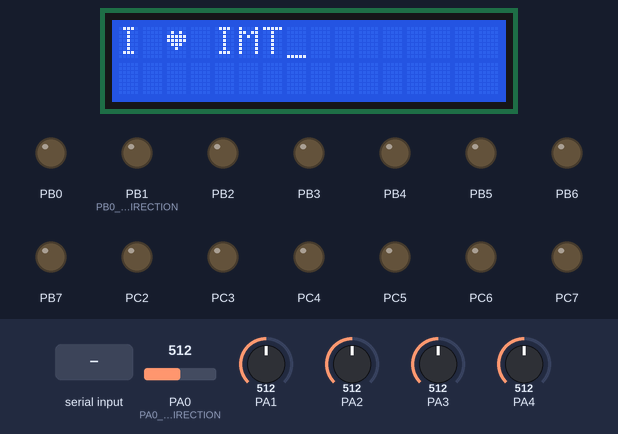
Bench run of a program on a simulated ATmega32, built with avr-gcc and emulated at 8 MHz. Shown: 16×2 character LCD, output pins drawn as LEDs (lit = HIGH). Wiring (inferred from the names in the program): PCF8574 port expander at I2C address 0x27. Wiring (inferred from the signals the program sends): character LCD (HD44780): RS Q0; E Q2; backlight Q3; data Q4, Q5, Q6, Q7. Inputs (shaded band) come from the test bench; at power-on: PA0 (PA0_INITIAL_DIRECTION) = 512, PA1 = 512, PA2 = 512, PA3 = 512, PA4 = 512. The character LCD is taken to start in 4-bit mode; what the program prints to the serial monitor is not drawn.

Above: at 0.3 s.
10.4 s: "1\n" received over Serial
At 10.8 s:
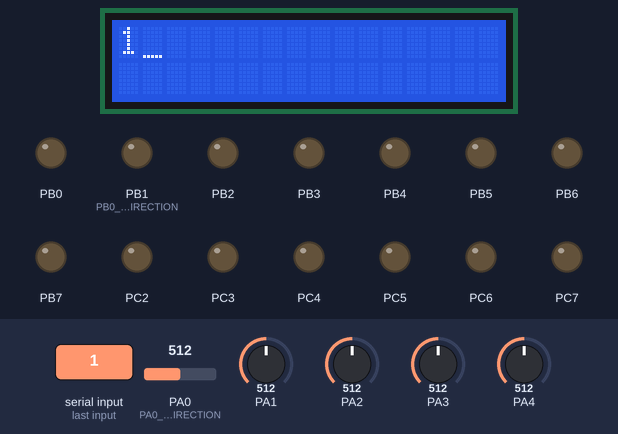
Timing chart, 0 to 13.4 s (numbered marks = the images above; inputs shaded):
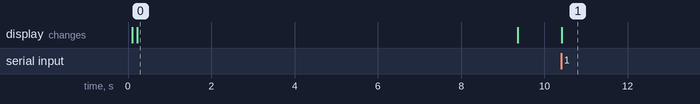

Measured:
- after the input at 10.4 s, the display: changes at once (image 1)
- what the display in image 0 shows lasts 9.2 s, from 0.2 s to 9.4 s

The program:

main.c
```c
#include <util/delay.h>
#include "LIB/STD_TYPES.h"
#include "LIB/BIT_MATH.h"
#include "LIB/TEXT_TRANSLATOR.h"
#include "HAL/FLEX_SENSOR/FLEX_SENSOR_Interface.h"
#include "MCAL/ADC/ADC_Interface.h"
#include "HAL/LCDI2C/LCDI2C_Interface.h"
#include "MCAL/TIMERS/TIMERS_Interface.h"
#include "MCAL/GI/GI_interface.h"
#include "MCAL/UART/UART_Interface.h"
#include "MCAL/DIO/DIO_Interface.h"
#define fixed_resistor 100000
#define Vin 5000

#define F_CPU 8000000UL
#define ISBEND(value, threshold) ((value) > (threshold) ? 1 : 0)
#define ISEQUAL(value, value2) ((value) == (value2) ? 1 : 0)
#define TO_BINARY(b1, b2, b3, b4, b5) \
    (((b1) << 4) | ((b2) << 3) | ((b3) << 2) | ((b4) << 1) | (b5))

struct DictionaryEntry dictionary[] = {
	//1 bended
	//0 flexed
    {0b00000, "mohamed"},
    {0b00001, "banana"},
    {0b00010, "orange"},
    {0b00011, "is"},
    {0b00100, "kiwi"},
    {0b00101, "pear"},
    {0b00110, "melon"},
    {0b00111, "name"},
    {0b01000, "You"},
    {0b01001, "lime"},
    {0b01010, "blueberry"},
    {0b01011, "strawberry"},
    {0b01100, "raspberry"},
    {0b01101, "blackberry"},
    {0b01110, "pineapple"},
    {0b01111, "my"},
    {0b10000, "watermelon"},
    {0b10001, "peach"},
    {0b10010, "plum"},
    {0b10011, "apricot"},
    {0b10100, "nectarine"},
    {0b10101, "fig"},
    {0b10110, "pomegranate"},
    {0b10111, "coconut"},
    {0b11000, "kiwi"},
    {0b11001, "grapefruit"},
    {0b11010, "papaya"},
    {0b11011, "avocado"},
    {0b11100, "cantaloupe"},
    {0b11101, "honeydew"},
    {0b11110, "dragonfruit"},
    {0b11111, "Hello"},
};

u8 GET_STATS();
void Timer0_CTC();
u16 local_u16DigitalValue, local_u16AnalogValue;
u8 hand_analog_reads[5];
u8 pre_stats=0,stats=0;


int main (void)
{
	MDIO_voidInit();
	MADC_voidInit();
	MGI_voidEnable();
	LCD_init();
	LCD_displayString("I ");
	LCD_displayCharacter(0);
	LCD_displayString(" IMT");
	_delay_ms(3000);
	MTIMER0_voidSetCTCCallback(Timer0_CTC);
	MTIMER0_voidInit();
	MUART_voidInit();
	while(1)
	{

	}
}


u8 GET_STATS(){
	// Read in mv
	for (u8 i=0;i<5;i++){
		local_u16DigitalValue = MADC_u16GetDigitalvalue(i);
		local_u16AnalogValue  = (local_u16DigitalValue * 5000UL) / 1024;
		hand_analog_reads[i]=HFLEX_SENSOR_CALCULATE_RES(local_u16AnalogValue,Vin,fixed_resistor)/1000;

	}
	stats = TO_BINARY(
	    ISBEND(hand_analog_reads[0], 25),
	    ISBEND(hand_analog_reads[1], 25),
	    ISBEND(hand_analog_reads[2], 25),
	    ISBEND(hand_analog_reads[3], 25),
	    ISBEND(hand_analog_reads[4], 25)
		);
	return stats;
}


void Timer0_CTC() {
    static u16 counter = 0;
    counter++;
    u8 *text;
    u8 *receiver;

    if (counter == 30000) {//10000=2 seconds
        counter = 0;
        stats = GET_STATS();

        switch (ISEQUAL(stats, pre_stats)) {
            case 1:
            	//do nothing as nothing occured
                break;
            case 0:
                text = lookupWord(stats, dictionary, 32);
                LCD_clearScreen();
                MUART_voidSendStringSyncBlocking(text);
                receiver = MUART_u8ReadStringSyncBlocking();

                if (receiver) {
                            LCD_displayString(receiver);

                }
                else {
                    LCD_displayString("Error");
                }

                free(receiver);
                pre_stats = stats;
                break;
        }
    }
}
```

LDCI2C_CFG.h
```c
#ifndef _LCD_CFG_

#define LCD_RS_PIN_ID                  0
#define LCD_RW_PIN_ID                  1
#define LCD_E_PIN_ID                   2
//LCD COMMANDS:
#define LCD_GO_TO_HOME                 	0x02
#define LCD_CLEAR_COMMAND              	0x01
#define LCD_BACKLIGHT					0x08
#define LCD_CGRAM_START          		0x40
#define LCD_SET_CURSOR_LOCATION  		0x80

#define slave_address_fixed_bits	0x27 << 1		//0x20 as A0=A1=A2=0
#endif
```

FLEX_SENSOR_Interface.h
```c
#ifndef FLEX_SENSOR_INTERFACE_H_
#define FLEX_SENSOR_INTERFACE_H_

u16 HFLEX_SENSOR_CALCULATE_RES(u16 Voutput,u16 Vinput,u32 fixed_resistance);


#endif
```

FLEX_SENSOR_PROGRAM.c
```c
#include "../../LIB/STD_TYPES.h"


u16 HFLEX_SENSOR_CALCULATE_RES(u16 Voutput,u16 Vinput,u32 fixed_resistance){
	//voltage divider equationg is
	//Vout=Vin*(R2/(R1+R2) where R1 is the flex
	//hence
	//flex resestince = (fixed resistance * (Vin - Vout)) / Vout
	u16 flex=(fixed_resistance*(Vinput-Voutput))/Voutput;
	return flex;
}
```

LCDI2C_Interface.h
```c
#ifndef LCD_H_
#define LCD_H_

#include "../../LIB/STD_TYPES.h"


#define ERROR 							0
#define SUCCESS 						1


//read an write for i2c
#define	WRITE							0
#define READ							1

static u8 PCF8574_write(u8 data);
void LCD_init(void);
void LCD_sendWithHighEn();
void LCD_sendWithLowEn();
void LCD_sendCommand(u8 command);
void LCD_displayCharacter(u8 data);
void LCD_displayString(const u8 *Str);
void LCD_clearScreen(void);
void LCD_Heart(void);

#endif /* LCD_H_ */
```

LCDI2C_program.c
```c
#include <util/delay.h>
#include "../../LIB/BIT_MATH.h"
#include "../../MCAL/I2C/TWI_interface.h"
#include "LCDI2C_Interface.h"
#include "LDCI2C_CFG.h"


u8 global_LCD=0;//performs like a buffer

static u8 PCF8574_write(u8 data)
{
	_delay_ms(1);
	data|=LCD_BACKLIGHT;//doesn't affect the data as the backlight pin is not connected to LCD
	TWI_start();
	if (TWI_getStatus() != TWI_START)
		return ERROR;

	TWI_writeByte((slave_address_fixed_bits) | WRITE);
	if (TWI_getStatus() != TWI_MT_SLA_W_ACK)
		return ERROR;

	TWI_writeByte(data);
	if (TWI_getStatus() != TWI_MT_DATA_ACK)
			return ERROR;

	TWI_stop();

	return SUCCESS;
}

void LCD_init(void)
{
	_delay_ms(30);
	TWI_init();
	LCD_HEART();
	LCD_sendCommand(LCD_GO_TO_HOME);//--- Return to Home
	LCD_sendCommand(0x0E);//use it for simulation only (different screen)
	LCD_sendCommand(LCD_CLEAR_COMMAND);				//--- Clear LCD


}


void LCD_sendWithHighEn(){
	SET_BIT(global_LCD,LCD_E_PIN_ID);
	PCF8574_write(global_LCD);
	_delay_ms(1);

}
void LCD_sendWithLowEn(){

		CLR_BIT(global_LCD,LCD_E_PIN_ID);
		PCF8574_write(global_LCD);
		_delay_ms(1);
}
void LCD_sendCommand(u8 command)
{
	//COMMAND MODE
	_delay_ms(1);
	CLR_BIT(global_LCD,LCD_RS_PIN_ID);
	CLR_BIT(global_LCD,LCD_RW_PIN_ID);
	LCD_sendWithHighEn();
	//high 4 bits
	global_LCD = (global_LCD & 0x0F) | (command & 0xF0);
	LCD_sendWithHighEn();
	LCD_sendWithLowEn();
	//low 4 bits
	global_LCD = (global_LCD & 0x0F) | ((command & 0x0F) << 4);
	LCD_sendWithHighEn();
	LCD_sendWithLowEn();
}


void LCD_displayCharacter(u8 data)
{//SAME as command but we set RS_PIN ->1
	_delay_ms(1);
	//DATA MODE
	SET_BIT(global_LCD,LCD_RS_PIN_ID);
	CLR_BIT(global_LCD,LCD_RW_PIN_ID);
	//high 4 bits
	global_LCD = (global_LCD & 0x0F) | (data & 0xF0);
	LCD_sendWithHighEn();
	LCD_sendWithLowEn();
	//LOW 4 bits
	global_LCD = (global_LCD & 0x0F) | ((data & 0x0F) << 4);
	LCD_sendWithHighEn();
	LCD_sendWithLowEn();
}


void LCD_displayString(const u8 *Str)
{
	u8 i = 0;
	while(Str[i] != '\0')
	{
		LCD_displayCharacter(Str[i]);
		i++;
	}

}


void LCD_clearScreen(void)
{
	LCD_sendCommand(LCD_CLEAR_COMMAND); /* Send clear display command */
}


void LCD_HEART(void) {
    // Custom character data for heart shape
    const u8 heartCharMap[8] = {
        0b00000,
        0b01010,
        0b11111,
        0b11111,
        0b01110,
        0b00100,
        0b00000,
		0b00000
    };

    LCD_sendCommand(LCD_CGRAM_START);

    // Load the custom character data into CGRAM
    for (u8 i = 0; i < 8; ++i) {
        LCD_displayCharacter(heartCharMap[i]);
    }
}
```

BIT_MATH.h
```c
#ifndef _BIT_MATH_H
#define _BIT_MATH_H

#define SET_BIT(Reg, bitnum)       (Reg |=1<<bitnum)
#define CLR_BIT(Reg, bitnum)       (Reg &=~(1<<bitnum))
#define GET_BIT(Reg, bitnum)       ((Reg>>bitnum)& 0x01)
#define TOGGLE_BIT(Reg, bitnum)    (Reg ^=(1<<bitnum))

#define SET_BYTE(Reg,value)              ( Reg = value )

#define Conc_help(b7,b6,b5,b4,b3,b2,b1,b0) 0b##b7##b6##b5##b4##b3##b2##b1##b0
#define CONC_BIT(b7,b6,b5,b4,b3,b2,b1,b0) Conc_help(b7,b6,b5,b4,b3,b2,b1,b0)
#define BIT_IS_CLEAR(REG,BIT) ( !(REG & (1<<BIT)) )


#endif
```

STD_TYPES.h
```c
#ifndef _STD_TYPES_H
#define _STD_TYPES_H

typedef unsigned char      u8;
typedef unsigned short int u16;
typedef unsigned long  int u32;

typedef signed char        s8;
typedef signed short int   s16;
typedef signed long  int   s32;

typedef float              f32;
typedef double             f64;

typedef void(*pf)(void);
#define PIN0_ID                0
#define PIN1_ID                1
#define PIN2_ID                2
#define PIN3_ID                3
#define PIN4_ID                4
#define PIN5_ID                5
#define PIN6_ID                6
#define PIN7_ID                7
#endif
```

TEXT_TRANSLATOR.h
```c
#ifndef _TEXT_TRANSLATOR_H_
#define _TEXT_TRANSLATOR_H_
#include "STD_TYPES.h"

struct DictionaryEntry {
    u8 fingerCombination;
    u8* word;
};

u8* lookupWord(u8 fingerState, struct DictionaryEntry* dictionary, u8 dictionarySize);
u8* lookupWord(u8 fingerState, struct DictionaryEntry* dictionary, u8 dictionarySize) {

    for (int i = 0; i < dictionarySize; ++i) {

        if (dictionary[i].fingerCombination == fingerState) {
            return dictionary[i].word;
        }
    }
    return "Unknown"; // Return a default word for unknown combinations
}
#endif
```

ADC_Cfg.h
```c
#ifndef INCLUDE_MCAL_ADC_ADC_CFG_H_
#define INCLUDE_MCAL_ADC_ADC_CFG_H_


#endif /* INCLUDE_MCAL_ADC_ADC_CFG_H_ */
```

ADC_Interface.h
```c
#ifndef INCLUDE_MCAL_ADC_ADC_INTERFACE_H_
#define INCLUDE_MCAL_ADC_ADC_INTERFACE_H_


typedef enum{
	ADC0,
	ADC1,
	ADC2,
	ADC3,
	ADC4,
	ADC5,
	ADC6,
	ADC7,
}ADC_CHANNELS;

u16 MADC_u16GetDigitalvalue (ADC_CHANNELS A_AdcChannel);
void MADC_voidInit (void);

#endif /* INCLUDE_MCAL_ADC_ADC_INTERFACE_H_ */
```

ADC_Private.h
```c
#ifndef INCLUDE_MCAL_ADC_ADC_PRIVATE_H_
#define INCLUDE_MCAL_ADC_ADC_PRIVATE_H_

#define ADMUX  (*(volatile u8 *)0x27)
#define ADCSRA (*(volatile u8 *)0x26)
#define ADCH   (*(volatile u8 *)0x25)
#define ADCL   (*(volatile u8 *)0x24)

#define ADCLH  (*(volatile u16 *)0x24)

#define ADC_CHANNEL_MASK 0b11100000

#endif /* INCLUDE_MCAL_ADC_ADC_PRIVATE_H_ */
```

ADC_Program.c
```c
#include "../../LIB/STD_TYPES.h"
#include "../../LIB/BIT_MATH.h"

#include "ADC_Interface.h"
#include "ADC_Private.h"
#include "ADC_Cfg.h"


void MADC_voidInit (void)
{
	// 1 - Select AVCC with external capacitor at AREF pin
	SET_BIT(ADMUX,6);
	CLR_BIT(ADMUX,7);

	// 2 - Right Adjustment
	CLR_BIT(ADMUX,5);

	// 3 - Disable Auto Trigger
	CLR_BIT(ADCSRA,5);

	// 4 - Select CLK/64
	CLR_BIT(ADCSRA,0);
	SET_BIT(ADCSRA,1);
	SET_BIT(ADCSRA,2);

	// 5 - Enable ADC
	SET_BIT(ADCSRA,7);

}

u16 MADC_u16GetDigitalvalue (ADC_CHANNELS A_AdcChannel)
{
	u16 local_u16DigitalValue=0;
	if (A_AdcChannel <32)
	{
		// Clear the channel 5-bits
		ADMUX &= ADC_CHANNEL_MASK;

		// select channel
		ADMUX |= A_AdcChannel;

		// start conversion
		SET_BIT(ADCSRA,6);

		// Polling on ADC Complete flag
		while (GET_BIT(ADCSRA,4) == 0);

		// Clear INT. Flag
		SET_BIT(ADCSRA,4);

		// Read Conversion Value
		local_u16DigitalValue = ADCLH;
	}
	// return result of conversion
	return local_u16DigitalValue;
}
```

DIO_Cfg.h
```c
#ifndef INCLUDE_MCAL_DIO_DIO_CFG_H_
#define INCLUDE_MCAL_DIO_DIO_CFG_H_

#define PIN_INPUT  0
#define PIN_OUTPUT 1

#define PA0_INITIAL_DIRECTION 	PIN_INPUT
#define PA1_INITIAL_DIRECTION 	PIN_INPUT
#define PA2_INITIAL_DIRECTION 	PIN_INPUT
#define PA3_INITIAL_DIRECTION 	PIN_INPUT
#define PA4_INITIAL_DIRECTION 	PIN_INPUT
#define PA5_INITIAL_DIRECTION 	PIN_INPUT
#define PA6_INITIAL_DIRECTION 	PIN_INPUT
#define PA7_INITIAL_DIRECTION 	PIN_INPUT

#define PB0_INITIAL_DIRECTION 	PIN_OUTPUT
#define PB1_INITIAL_DIRECTION 	PIN_OUTPUT
#define PB2_INITIAL_DIRECTION 	PIN_OUTPUT
#define PB3_INITIAL_DIRECTION 	PIN_OUTPUT
#define PB4_INITIAL_DIRECTION 	PIN_OUTPUT
#define PB5_INITIAL_DIRECTION 	PIN_OUTPUT
#define PB6_INITIAL_DIRECTION 	PIN_OUTPUT
#define PB7_INITIAL_DIRECTION 	PIN_OUTPUT

#define PC0_INITIAL_DIRECTION 	PIN_OUTPUT
#define PC1_INITIAL_DIRECTION 	PIN_OUTPUT
#define PC2_INITIAL_DIRECTION 	PIN_OUTPUT
#define PC3_INITIAL_DIRECTION 	PIN_OUTPUT
#define PC4_INITIAL_DIRECTION 	PIN_OUTPUT
#define PC5_INITIAL_DIRECTION 	PIN_OUTPUT
#define PC6_INITIAL_DIRECTION 	PIN_OUTPUT
#define PC7_INITIAL_DIRECTION 	PIN_OUTPUT

#define PD0_INITIAL_DIRECTION 	PIN_INPUT
#define PD1_INITIAL_DIRECTION 	PIN_OUTPUT
#define PD2_INITIAL_DIRECTION 	PIN_OUTPUT
#define PD3_INITIAL_DIRECTION 	PIN_OUTPUT
#define PD4_INITIAL_DIRECTION 	PIN_OUTPUT
#define PD5_INITIAL_DIRECTION 	PIN_OUTPUT
#define PD6_INITIAL_DIRECTION 	PIN_OUTPUT
#define PD7_INITIAL_DIRECTION 	PIN_OUTPUT

/*************************************************************************/
/*************************************************************************/
/*************************************************************************/
/*************************************************************************/

#define PIN_FLOATING  0
#define PIN_PULLUP    1

#define PIN_HIGH      1
#define PIN_LOW       0


#define PA0_INITIAL_VALUE 		PIN_LOW
#define PA1_INITIAL_VALUE 		PIN_LOW
#define PA2_INITIAL_VALUE 		PIN_LOW
#define PA3_INITIAL_VALUE 		PIN_LOW
#define PA4_INITIAL_VALUE 		PIN_LOW
#define PA5_INITIAL_VALUE 		PIN_LOW
#define PA6_INITIAL_VALUE 		PIN_LOW
#define PA7_INITIAL_VALUE 		PIN_LOW

#define PB0_INITIAL_VALUE 		PIN_LOW
#define PB1_INITIAL_VALUE 		PIN_LOW
#define PB2_INITIAL_VALUE 		PIN_LOW
#define PB3_INITIAL_VALUE 		PIN_LOW
#define PB4_INITIAL_VALUE 		PIN_LOW
#define PB5_INITIAL_VALUE 		PIN_LOW
#define PB6_INITIAL_VALUE 		PIN_LOW
#define PB7_INITIAL_VALUE 		PIN_LOW

#define PC0_INITIAL_VALUE 		PIN_LOW
#define PC1_INITIAL_VALUE 		PIN_LOW
#define PC2_INITIAL_VALUE 		PIN_LOW
#define PC3_INITIAL_VALUE 		PIN_LOW
#define PC4_INITIAL_VALUE 		PIN_LOW
#define PC5_INITIAL_VALUE 		PIN_LOW
#define PC6_INITIAL_VALUE 		PIN_LOW
#define PC7_INITIAL_VALUE 		PIN_LOW

#define PD0_INITIAL_VALUE 		PIN_LOW
#define PD1_INITIAL_VALUE 		PIN_LOW
#define PD2_INITIAL_VALUE 		PIN_LOW
#define PD3_INITIAL_VALUE 		PIN_LOW
#define PD4_INITIAL_VALUE 		PIN_LOW
#define PD5_INITIAL_VALUE 		PIN_LOW
#define PD6_INITIAL_VALUE 		PIN_LOW
#define PD7_INITIAL_VALUE 		PIN_LOW

#endif /* INCLUDE_MCAL_DIO_DIO_CFG_H_ */
```

DIO_Interface.h
```c
#ifndef I_MCAL_DIO_INTERFACE_H_
#define I_MCAL_DIO_INTERFACE_H_

void MDIO_voidInit();

#endif
```

DIO_Private.h
```c
#ifndef I_MCAL_DIO_DIO_PRIVATE_H_
#define I_MCAL_DIO_DIO_PRIVATE_H_
#define PORTA_REG 	(*((volatile u8 *)0x3B))
#define DDRA_REG 	(*((volatile u8 *)0x3A))


#define PORTB_REG 	(*((volatile u8 *)0x38))
#define DDRB_REG 	(*((volatile u8 *)0x37))


#define PORTC_REG 	(*((volatile u8 *)0x35))
#define DDRC_REG 	(*((volatile u8 *)0x34))

#define PORTD_REG 	(*((volatile u8 *)0x32))
#define DDRD_REG 	(*((volatile u8 *)0x31))

#endif
```

DIO_Program.c
```c
#include "../../LIB/STD_TYPES.h"
#include "../../LIB/BIT_MATH.h"

#include "DIO_Interface.h"
#include "DIO_Private.h"
#include "DIO_Cfg.h"

void MDIO_voidInit()
{

	DDRA_REG=CONC_BIT(PA7_INITIAL_DIRECTION,PA6_INITIAL_DIRECTION,PA5_INITIAL_DIRECTION,PA4_INITIAL_DIRECTION
					 ,PA3_INITIAL_DIRECTION,PA2_INITIAL_DIRECTION,PA1_INITIAL_DIRECTION,PA0_INITIAL_DIRECTION);

	DDRB_REG=CONC_BIT(PB7_INITIAL_DIRECTION,PB6_INITIAL_DIRECTION,PB5_INITIAL_DIRECTION,PB4_INITIAL_DIRECTION
					 ,PB3_INITIAL_DIRECTION,PB2_INITIAL_DIRECTION,PB1_INITIAL_DIRECTION,PB0_INITIAL_DIRECTION);

	DDRC_REG=CONC_BIT(PC7_INITIAL_DIRECTION,PC6_INITIAL_DIRECTION,PC5_INITIAL_DIRECTION,PC4_INITIAL_DIRECTION
					 ,PC3_INITIAL_DIRECTION,PC2_INITIAL_DIRECTION,PC1_INITIAL_DIRECTION,PC0_INITIAL_DIRECTION);

	DDRD_REG=CONC_BIT(PD7_INITIAL_DIRECTION,PD6_INITIAL_DIRECTION,PD5_INITIAL_DIRECTION,PD4_INITIAL_DIRECTION
					 ,PD3_INITIAL_DIRECTION,PD2_INITIAL_DIRECTION,PD1_INITIAL_DIRECTION,PD0_INITIAL_DIRECTION);


	PORTA_REG=CONC_BIT(PA7_INITIAL_VALUE,PA6_INITIAL_VALUE,PA5_INITIAL_VALUE,PA4_INITIAL_VALUE
					 ,PA3_INITIAL_VALUE,PA2_INITIAL_VALUE,PA1_INITIAL_VALUE,PA0_INITIAL_VALUE);

	PORTB_REG=CONC_BIT(PB7_INITIAL_VALUE,PB6_INITIAL_VALUE,PB5_INITIAL_VALUE,PB4_INITIAL_VALUE
					 ,PB3_INITIAL_VALUE,PB2_INITIAL_VALUE,PB1_INITIAL_VALUE,PB0_INITIAL_VALUE);

	PORTC_REG=CONC_BIT(PC7_INITIAL_VALUE,PC6_INITIAL_VALUE,PC5_INITIAL_VALUE,PC4_INITIAL_VALUE
					 ,PC3_INITIAL_VALUE,PC2_INITIAL_VALUE,PC1_INITIAL_VALUE,PC0_INITIAL_VALUE);

	PORTD_REG=CONC_BIT(PD7_INITIAL_VALUE,PD6_INITIAL_VALUE,PD5_INITIAL_VALUE,PD4_INITIAL_VALUE
					 ,PD3_INITIAL_VALUE,PD2_INITIAL_VALUE,PD1_INITIAL_VALUE,PD0_INITIAL_VALUE);
}
```

GI_configuration.h
```c
/*
 * GI_configuration.h
 *
 *  Created on: Aug 15, 2022
 *      Author: abdelrahmanhossam
 */

#ifndef INCLUDE_MCAL_GI_GI_CONFIGURATION_H_
#define INCLUDE_MCAL_GI_GI_CONFIGURATION_H_


#endif /* INCLUDE_MCAL_GI_GI_CONFIGURATION_H_ */
```

GI_interface.h
```c
/*
 * GI_interface.h
 *
 *  Created on: Aug 15, 2022
 *      Author: abdelrahmanhossam
 */

#ifndef INCLUDE_MCAL_GI_GI_INTERFACE_H_
#define INCLUDE_MCAL_GI_GI_INTERFACE_H_


void MGI_voidEnable (void);
void MGI_voidDisable (void);

#endif /* INCLUDE_MCAL_GI_GI_INTERFACE_H_ */
```

GI_private.h
```c
/*
 * GI_private.h
 *
 *  Created on: Aug 15, 2022
 *      Author: abdelrahmanhossam
 */

#ifndef INCLUDE_MCAL_GI_GI_PRIVATE_H_
#define INCLUDE_MCAL_GI_GI_PRIVATE_H_


#define SREG (*(volatile u8 *)0x5F)

#define GLOBAL_INTERRUPT_ENABLE_BIT  7

#endif /* INCLUDE_MCAL_GI_GI_PRIVATE_H_ */
```

GI_program.c
```c
/****************************************************/
/*   AUTHOR      : Abdelrahman Hossam               */
/*   Description : GI DRIVER                        */
/*   DATE        : 23 SEP 2022                      */
/*   VERSION     : V01                              */
/****************************************************/

#include "../../LIB/STD_TYPES.h"
#include "../../LIB/BIT_MATH.h"

#include "GI_interface.h"
#include "GI_private.h"
#include "GI_configuration.h"


void MGI_voidEnable (void)
{
	SET_BIT(SREG,GLOBAL_INTERRUPT_ENABLE_BIT);
}
void MGI_voidDisable (void)
{
	CLR_BIT(SREG,GLOBAL_INTERRUPT_ENABLE_BIT);
}
```

TWI_config.h
```c

```

TIMERS_Cfg.h
```c
/*
 * TIMERS_Cfg.h
 *
 *  Created on: Apr 30, 2023
 *      Author: abdelrahmanhossam
 */

#ifndef INCLUDE_MCAL_TIMERS_TIMERS_CFG_H_
#define INCLUDE_MCAL_TIMERS_TIMERS_CFG_H_


/*
 * 0b000 No clock source (Timer/Counter stopped).
 * 0b001 clkI/O/(No prescaling)
 * 0b010 clkI/O/8 (From prescaler)
 * 0b011 clkI/O/64 (From prescaler)
 * 0b100 clkI/O/256 (From prescaler)
 * 0b101 clkI/O/1024 (From prescaler)
 * 0b110 External clock source on T0 pin. Clock on falling edge.
 * 0b111 External clock source on T0 pin. Clock on rising edge.
 */

#define TIMER0_CLK 0b010
/*
 * 0b00 Normal port operation, OC0 disconnected.
 * 0b01 Toggle OC0 on compare match
 * 0b10 Clear OC0 on compare match
 * 0b11 Set OC0 on compare match
 */
#define CTC_OC0_MODE 0b00


#define OCR0_VALUE 199 //200 MICROSEC-1 (FALLING)

#endif /* INCLUDE_MCAL_TIMERS_TIMERS_CFG_H_ */
```

Source omitted: TWI_interface.h (1419 bytes), TWI_private.h (1064 bytes), TWI_program.c (2534 bytes), TIMERS_Interface.h (493 bytes), TIMERS_Private.h (888 bytes), TIMERS_Program.c (1174 bytes), UART_Cfg.h (150 bytes), UART_Interface.h (462 bytes), UART_Prgoram.c (2078 bytes), UART_Private.h (643 bytes)
